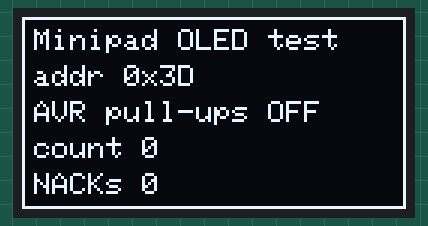
Recording of a sketch running on a simulated Arduino Uno, built with avr-gcc and run on an emulated ATmega328P. Shown: 128×64 one-colour display. What the sketch prints to the serial monitor is not drawn.

Above: at 0.1 s.
At 4.3 s:
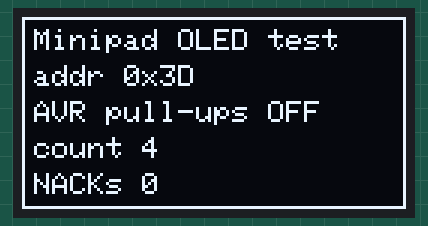
At 7.4 s:
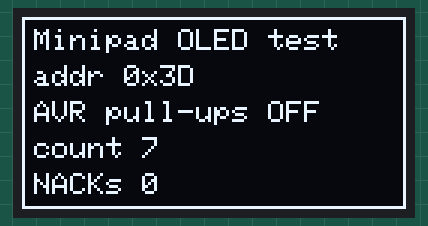
At 18.7 s:
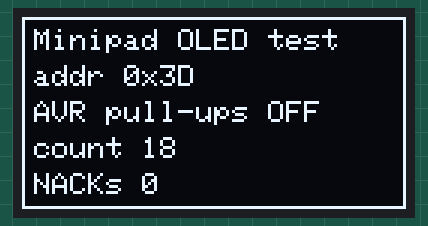
At 29.1 s:
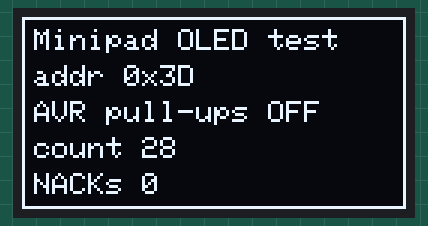
At 38.4 s:
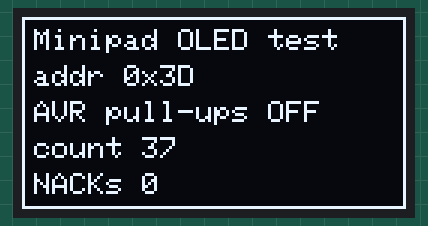

The sketch:

oled_test_promicro.ino
```cpp
// (licence header left out)
// Bench test for the minipad OLED (DISP1, HW-239 module) on a Pro Micro (ATmega32U4).
// Not part of the macropad firmware. It answers three things before step 04:
//   - is the module alive (box + text on screen),
//   - its I2C address (STATUS Q10),
//   - a functional hint for on-board pull-ups (STATUS Q3), with DISABLE_INTERNAL_PULLUPS = 1.
//
// Wiring (Pro Micro pin labels):
//   OLED VCC -> VCC        OLED GND -> GND
//   OLED SCL -> 3          OLED SDA -> 2
// Source for SDA = D2 (PD1) and SCL = D3 (PD0): ArduinoCore-avr, variants/leonardo/pins_arduino.h
// (PIN_WIRE_SDA 2, PIN_WIRE_SCL 3).
//
// Libraries (Arduino IDE > Library Manager): "Adafruit SSD1306" (it also installs "Adafruit GFX Library").
// Board: "Arduino Leonardo" is right only for a 5 V / 16 MHz Pro Micro. A 3.3 V / 8 MHz one needs
// the SparkFun board package instead.
// Serial Monitor: 115200 baud.

#include <Wire.h>
#include <Adafruit_GFX.h>
#include <Adafruit_SSD1306.h>

// 0 = keep the AVR's internal pull-ups on. Wire.begin() turns them on (ArduinoCore-avr twi.c,
//     twi_init: "activate internal pullups for twi").
// 1 = turn them off after init, so the bus relies only on pull-ups on the OLED module.
#define DISABLE_INTERNAL_PULLUPS 1

const uint8_t W = 128;
const uint8_t H = 64;
Adafruit_SSD1306 display(W, H, &Wire, -1);  // -1: the module has no reset pin on its header
uint8_t oledAddr = 0;

void setWireTimeout() {
#ifdef WIRE_HAS_TIMEOUT
  Wire.setWireTimeout(25000, true);  // 25 ms: a stuck bus reports an error instead of hanging
#endif
}

void scanBus() {
  Serial.println(F("I2C scan (7-bit addresses):"));
  uint8_t found = 0;
  for (uint8_t a = 1; a < 127; a++) {
    Wire.beginTransmission(a);
    if (Wire.endTransmission() == 0) {
      Serial.print(F("  device at 0x"));
      if (a < 16) Serial.print('0');
      Serial.println(a, HEX);
      if (a == 0x3C || a == 0x3D) oledAddr = a;
      found++;
    }
  }
  if (found == 0) Serial.println(F("  nothing found: check VCC/GND, and that SDA/SCL are not swapped"));
}

void setup() {
  Serial.begin(115200);
  unsigned long t0 = millis();
  while (!Serial && millis() - t0 < 4000) {}  // USB serial: wait up to 4 s for the monitor

  Wire.begin();
  setWireTimeout();
  // Keep scanning until the OLED answers, so the result is visible whenever the monitor opens.
  while (true) {
    scanBus();
    if (oledAddr != 0) break;
    Serial.println(F("No SSD1306 at 0x3C or 0x3D. Retrying in 2 s."));
    delay(2000);
  }

  // begin() calls Wire.begin() again, which turns the internal pull-ups back on.
  if (!display.begin(SSD1306_SWITCHCAPVCC, oledAddr)) {
    Serial.println(F("display.begin() failed (not enough RAM for the frame buffer?). Stopping."));
    while (true) {}
  }
  setWireTimeout();

#if DISABLE_INTERNAL_PULLUPS
  // With the TWI enabled, the PORT bit only controls the pull-up. Clearing it turns the pull-up off.
  digitalWrite(SDA, LOW);
  digitalWrite(SCL, LOW);
  Serial.println(F("AVR internal pull-ups: OFF"));
#else
  Serial.println(F("AVR internal pull-ups: ON"));
#endif
}

void loop() {
  static uint16_t count = 0;
  static uint16_t nacks = 0;

  Wire.beginTransmission(oledAddr);
  uint8_t err = Wire.endTransmission();  // 0 = the OLED answered (ACK)
  if (err != 0) nacks++;

  display.clearDisplay();
  display.drawRect(0, 0, W, H, SSD1306_WHITE);  // all four edges should be visible
  display.setTextSize(1);
  display.setTextColor(SSD1306_WHITE);
  display.setCursor(4, 4);
  display.println(F("Minipad OLED test"));
  display.setCursor(4, 16);
  display.print(F("addr 0x"));
  display.println(oledAddr, HEX);
  display.setCursor(4, 28);
  display.println(DISABLE_INTERNAL_PULLUPS ? F("AVR pull-ups OFF") : F("AVR pull-ups ON"));
  display.setCursor(4, 40);
  display.print(F("count "));
  display.print(count);
  display.setCursor(4, 52);
  display.print(F("NACKs "));
  display.print(nacks);
  display.display();

  Serial.print(F("addr 0x"));
  Serial.print(oledAddr, HEX);
  Serial.print(DISABLE_INTERNAL_PULLUPS ? F("  AVR pull-ups OFF") : F("  AVR pull-ups ON"));
  Serial.print(F("  count "));
  Serial.print(count);
  Serial.print(F("  NACKs "));
  Serial.print(nacks);
  Serial.print(F("  ping "));
  Serial.print(err == 0 ? F("ACK") : F("FAIL, code "));
  if (err != 0) Serial.print(err);
  Serial.println();

  count++;
  delay(1000);
}
```

Measured:
- what the display in image 1 shows lasts 1.1 s, from 4.2 s to 5.3 s
